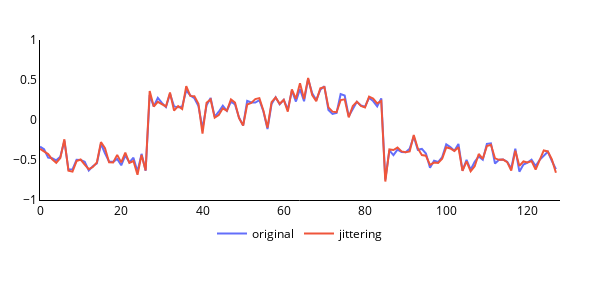

Notebook cell for this chart:
### Markdown cell above
## Jittering

### Code cell
hlp.plot1d_plotly(x=original[0],x2=jitter[0], label2='jittering')
